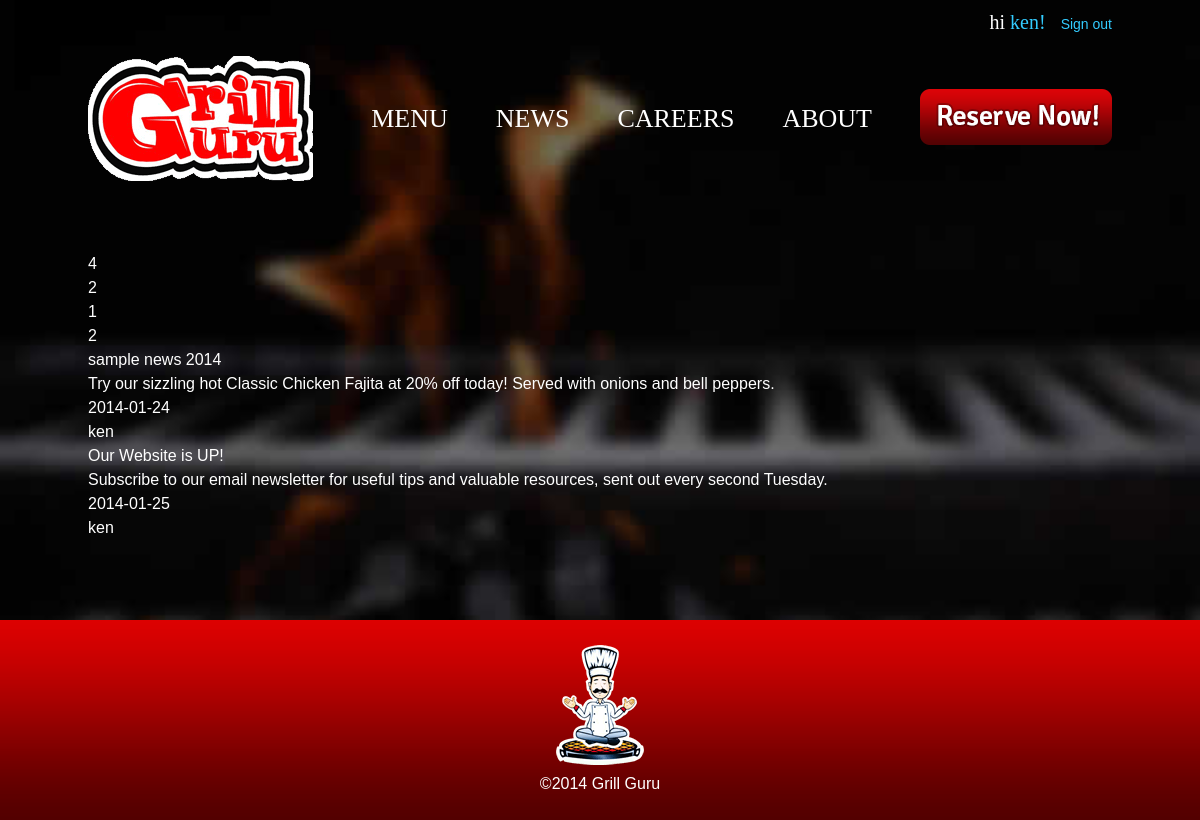
Screenshot of /project/new.php (signed in) with the database file from the repository.
### tables this page shows
CREATE TABLE IF NOT EXISTS `news` (
  `id` int(11) NOT NULL AUTO_INCREMENT,
  `descrition` text NOT NULL,
  `image` text NOT NULL,
  `news` text NOT NULL,
  `date` date NOT NULL,
  `by` varchar(200) NOT NULL,
  PRIMARY KEY (`id`)
);

### project/new.php (the view, shortened to what this page needs)
<?
include 'header.php';
$query = mysql_query("SELECT * FROM news ORDER by id desc");
$rows = mysql_num_rows($query);
echo "<br />".$rows;
if (isset($_GET['pn'])) {
    $pn = preg_replace('#[^0-9]#i',"",$_GET['pn']);
}
else {
    $pn = 1;
}
$itemsPerPage = 2;
$lastPage = ceil($rows/$itemsPerPage);
echo "<br />".$lastPage;
echo "<br />".$pn;
$limit = "LIMIT ".($pn - 1)*$itemsPerPage.','.$itemsPerPage;
$result2 = mysql_query("SELECT * FROM news ORDER BY id ASC ".$limit);
$rows2 = mysql_num_rows($result2);
echo "<br />".$rows2;
for($i=0; $i<$rows2; $i++) {
    echo "<br />".mysql_result($result2,$i,"descrition");
    echo "<br />".mysql_result($result2,$i,"news");
    echo "<br />".mysql_result($result2,$i,"date");
    echo "<br />".mysql_result($result2,$i,"by");
}
?>
<? include 'footer.php'; ?>

### project/css/main.css (style rules this page uses)
html { height:100%; min-height:100%; background-color:black; background-image:url('../images/bg.jpg'); background-repeat:no-repeat; background-size:100% auto; }
body { height:100%; min-height:100%; margin:0 auto; font-family:Verdana, source-sans-pro, Helvetica, Arial, sans-serif; font-size:16px; color:white; line-height:1.5em; -webkit-font-smoothing: antialiased; }

### rows the page displays
news: descrition "sample news 2014", news "Try our sizzling hot Classic Chicken Fajita at 20% off today! Served with onions and bell peppers.", date "2014-01-24", by "ken"
news: descrition "Our Website is UP!", news "Subscribe to our email newsletter for useful tips and valuable resources, sent out every second Tuesday.", date "2014-01-25", by "ken"

### other values shown
$_COOKIE["user"] "ken"
$rows "4"
$lastPage "2"
$pn "1"
$rows2 "2"
